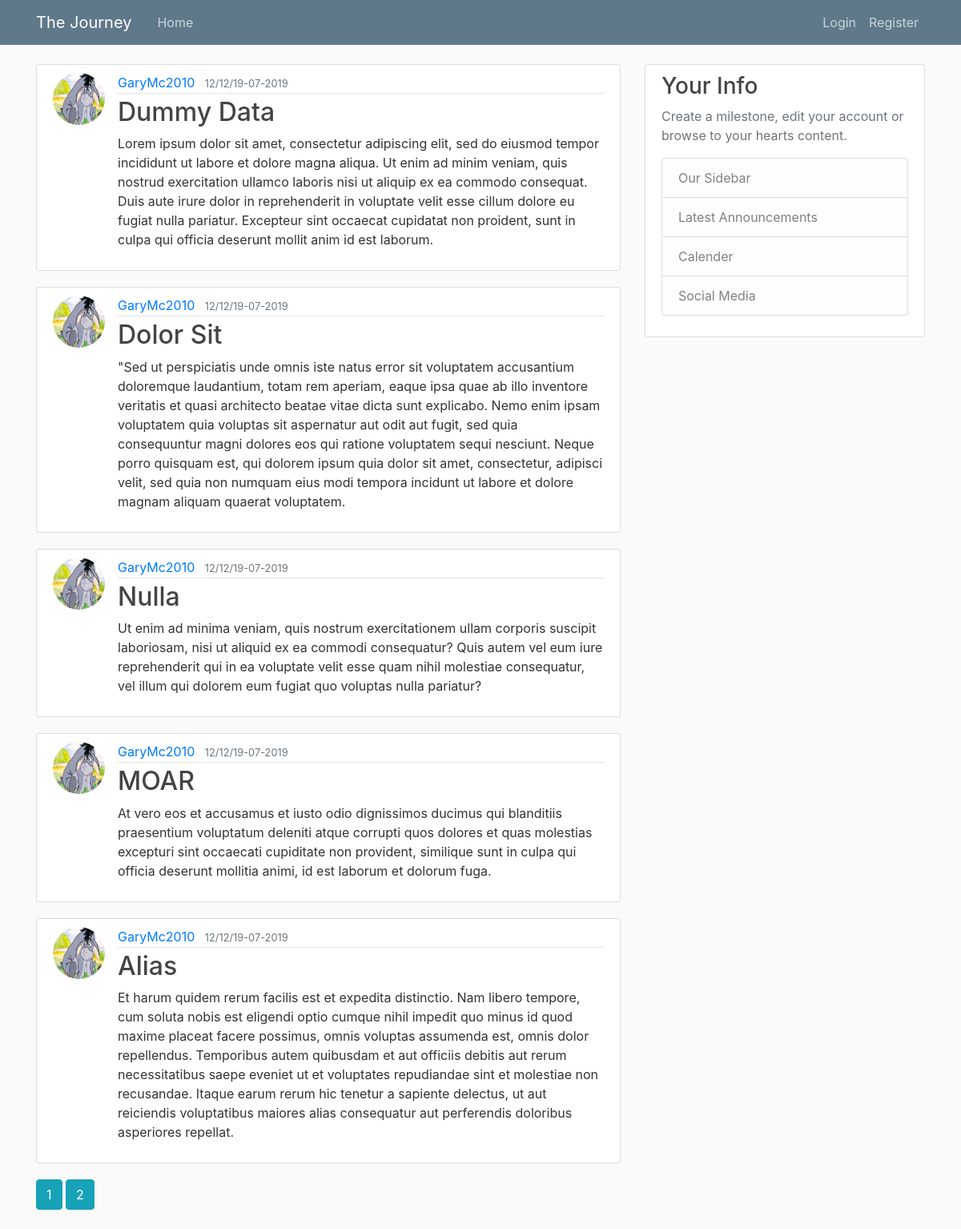
The page /home on the database its author committed.
### flaskapp/models.py (models this page shows, shortened)
class Post(db.Model):
    id = db.Column(db.Integer, primary_key=True)
    title = db.Column(db.String(100), nullable=False)
    date_posted = db.Column(db.DateTime, nullable=False, default=datetime.utcnow())
    content = db.Column(db.Text, nullable=False)
    image_file = db.Column(db.String(20), unique=False, nullable=False, default='default.jpg')
    user_id = db.Column(db.Integer, db.ForeignKey('user.id'), nullable=False)

class User(db.Model, UserMixin):
    id = db.Column(db.Integer, primary_key=True)
    username = db.Column(db.String(20), unique=True, nullable=False)
    email = db.Column(db.String(120), unique=True, nullable=False)
    image_file = db.Column(db.String(20), unique=False, nullable=False, default='default.jpg')
    password = db.Column(db.String(60), nullable=False)
    posts = db.relationship('Post', backref='author', lazy=True)

### flaskapp/routes.py (the view)
@app.route("/")
@app.route("/home")
def home():
    page = request.args.get('page', 1, type=int)
    posts = Post.query.order_by(Post.date_posted.desc()).paginate(page=page, per_page=5)
    return render_template('home.html', posts = posts)

### flaskapp/templates/home.html
{% extends "layout.html" %}
{% block content%}
	{% for post in posts.items %}
	<article class="media content-section">
		<img class="rounded-circle article-img" src="{{ url_for('static', filename='profile_pics/') + post.author.image_file }}">
		<div class="media-body">
			<div class="article-metadata">
				<a class="mr-2" href="#">{{ post.author.username }}</a>
				<small class="text-muted">{{ post.date_posted.strftime('%D-%M-%Y') }}</small>
			</div>
			<h2><a class="article-title" href="{{ url_for('post', post_id=post.id) }}">{{ post.title }}</a></h2>
			<p class="article-content">{{ post.content }}</p>
		</div>
	</article>
	{% endfor %}
	{% for page_num in posts.iter_pages(left_edge=1, right_edge=1, left_current=1, right_current=2) %}
		{% if page_num %}
			{% if posts.page == page_num %}
				<a class="btn btn-info mb-4" href="{{url_for('home', page=page_num)}}">{{ page_num }}</a>
			{% else %}
				<a class="btn btn-info mb-4" href="{{url_for('home', page=page_num)}}">{{ page_num }}</a>
			{% endif %}
		{% else %}
			...
		{% endif %}
	{% endfor %}
{% endblock content %}

### flaskapp/templates/layout.html (shortened to what this page needs)
<!DOCTYPE html>
<html>
<head>
    <link rel="stylesheet" href="https://stackpath.bootstrapcdn.com/bootstrap/4.3.1/css/bootstrap.min.css">
	<link rel="stylesheet" type="text/css" href="{{ url_for('static', filename="main.css") }}">
</head>
<body>
	<header class="site-header">
	  <nav class="navbar navbar-expand-md navbar-dark bg-steel fixed-top">
		<div class="container">
		  <a class="navbar-brand mr-4" href="/">The Journey</a>
		  <div class="collapse navbar-collapse" id="navbarToggle">
			<div class="navbar-nav mr-auto">
			  <a class="nav-item nav-link" href="{{ url_for('home') }}">Home</a>
			</div>
			<div class="navbar-nav">
				{% if current_user.is_authenticated %}
					<a class="nav-item nav-link" href="{{ url_for('logout') }}">Logout</a>
				{% else %}
					<a class="nav-item nav-link" href="{{ url_for('login') }}">Login</a>
					<a class="nav-item nav-link" href="{{ url_for('register') }}">Register</a>
				{% endif %}
			  </div>
		  </div>
		</div>
	  </nav>
	</header>
	<main role="main" class="container">
	  <div class="row">
		<div class="col-md-8">
			{% block content %}{% endblock %}
		</div>
		<div class="col-md-4">
		{% if current_user.is_authenticated %}
		  <div class="content-section">
			<h3>Your Info</h3>
			<p class='text-muted'>Create a milestone, edit your account or browse to your hearts content.
			  <ul class="list-group">
				<a href="{{url_for('new_post')}}"> <li class="list-group-item list-group-item-light">Create a New Milestone</li> </a>
				<a href="{{ url_for('user_posts', username=current_user.username) }}"> <li class="list-group-item list-group-item-light">My Journey</li> </a>
				<a href="{{url_for('account')}}"> <li class="list-group-item list-group-item-light">My Account</li> </a>
				<a href="{{url_for('logout')}}"> <li class="list-group-item list-group-item-light">Logout</li> </a>
			  </ul>
			</p>
		  </div>
	  {% else %}
		  <div class="content-section">
			<h3>Your Info</h3>
			<p class='text-muted'>Create a milestone, edit your account or browse to your hearts content.
			  <ul class="list-group">
				<li class="list-group-item list-group-item-light">Our Sidebar</li>
				<li class="list-group-item list-group-item-light">Latest Announcements</li>
				<li class="list-group-item list-group-item-light">Calender</li>
				<li class="list-group-item list-group-item-light">Social Media</li>
			  </ul>
			</p>
		  </div>
	  {% endif %}
		</div>
	  </div>
	</main>
</body>
</html>

### flaskapp/static/main.css (style rules this page uses)
body { background: #fafafa; color: #333333; margin-top: 5rem; }
h1, h2, h3, h4, h5, h6 { color: #444444; }
.bg-steel { background-color: #5f788a; }
.site-header .navbar-nav .nav-link { color: #cbd5db; }
.content-section { background: #ffffff; padding: 10px 20px; border: 1px solid #dddddd; border-radius: 3px; margin-bottom: 20px; }
.article-title { color: #444444; }
.article-content { white-space: pre-line; }
.article-img { height: 65px; width: 65px; margin-right: 16px; }
.article-metadata { padding-bottom: 1px; margin-bottom: 4px; border-bottom: 1px solid #e3e3e3 }

### rows shown on the page
Post: image_file (picture), author.username "GaryMc2010", date_posted "12/12/19-07-2019", title "Dummy Data", content "Lorem ipsum dolor sit amet, consectetur adipiscing elit, sed do eiusmod tempor incididunt ut labore et dolore magna aliqua. Ut enim ad minim veniam, quis nostrud exercitation ullamco laboris nisi ut aliquip ex ea commodo consequat. Duis aute irure dolor in reprehenderit in voluptate velit esse cillum dolore eu fugiat nulla pariatur. Excepteur sint occaecat cupidatat non proident, sunt in culpa qui officia deserunt mollit anim id est laborum."
Post: image_file (picture), author.username "GaryMc2010", date_posted "12/12/19-07-2019", title "Dolor Sit", content "\"Sed ut perspiciatis unde omnis iste natus error sit voluptatem accusantium doloremque laudantium, totam rem aperiam, eaque ipsa quae ab illo inventore veritatis et quasi architecto beatae vitae dicta sunt explicabo. Nemo enim ipsam voluptatem quia voluptas sit aspernatur aut odit aut fugit, sed quia consequuntur magni dolores eos qui ratione voluptatem sequi nesciunt. Neque porro quisquam est, qui dolorem ipsum quia dolor sit amet, consectetur, adipisci velit, sed quia non numquam eius modi tempora incidunt ut labore et dolore magnam aliquam quaerat voluptatem."
Post: image_file (picture), author.username "GaryMc2010", date_posted "12/12/19-07-2019", title "Nulla", content "Ut enim ad minima veniam, quis nostrum exercitationem ullam corporis suscipit laboriosam, nisi ut aliquid ex ea commodi consequatur? Quis autem vel eum iure reprehenderit qui in ea voluptate velit esse quam nihil molestiae consequatur, vel illum qui dolorem eum fugiat quo voluptas nulla pariatur?"
Post: image_file (picture), author.username "GaryMc2010", date_posted "12/12/19-07-2019", title "MOAR", content "At vero eos et accusamus et iusto odio dignissimos ducimus qui blanditiis praesentium voluptatum deleniti atque corrupti quos dolores et quas molestias excepturi sint occaecati cupiditate non provident, similique sunt in culpa qui officia deserunt mollitia animi, id est laborum et dolorum fuga."
Post: image_file (picture), author.username "GaryMc2010", date_posted "12/12/19-07-2019", title "Alias", content "Et harum quidem rerum facilis est et expedita distinctio. Nam libero tempore, cum soluta nobis est eligendi optio cumque nihil impedit quo minus id quod maxime placeat facere possimus, omnis voluptas assumenda est, omnis dolor repellendus. Temporibus autem quibusdam et aut officiis debitis aut rerum necessitatibus saepe eveniet ut et voluptates repudiandae sint et molestiae non recusandae. Itaque earum rerum hic tenetur a sapiente delectus, ut aut reiciendis voluptatibus maiores alias consequatur aut perferendis doloribus asperiores repellat."

### other values the page prints
{{ page_num }} "1"
{{ page_num }} "2"
